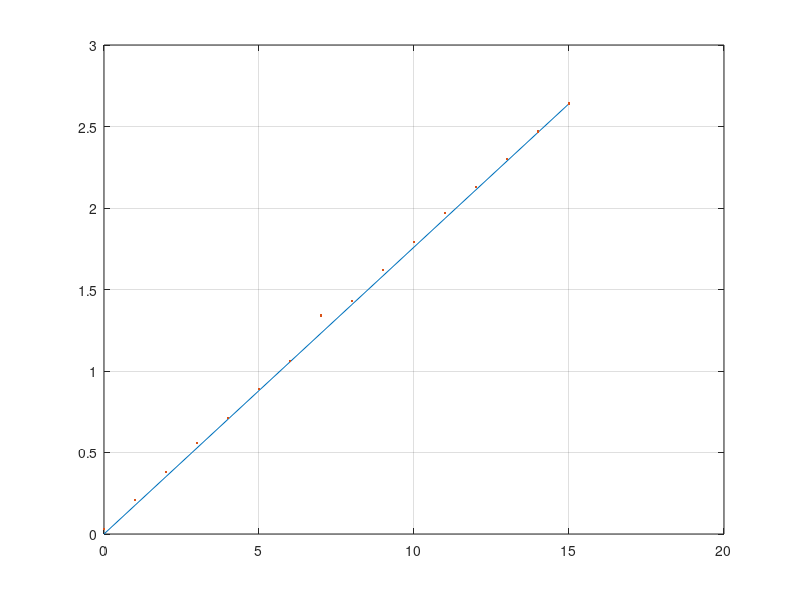

The MATLAB script that drew this image:
clc, clear, close all;

Vs = 2.64
nums = 0:15;
vals = 0:1/15*Vs:Vs
my_vals = [0.03 0.21 0.38 0.56 0.71 0.89 1.06 1.34 1.43 1.62 1.79 1.97 2.13 2.30 2.47 2.64]
plot(nums,vals)
hold on
plot(nums,my_vals,'.')
grid()